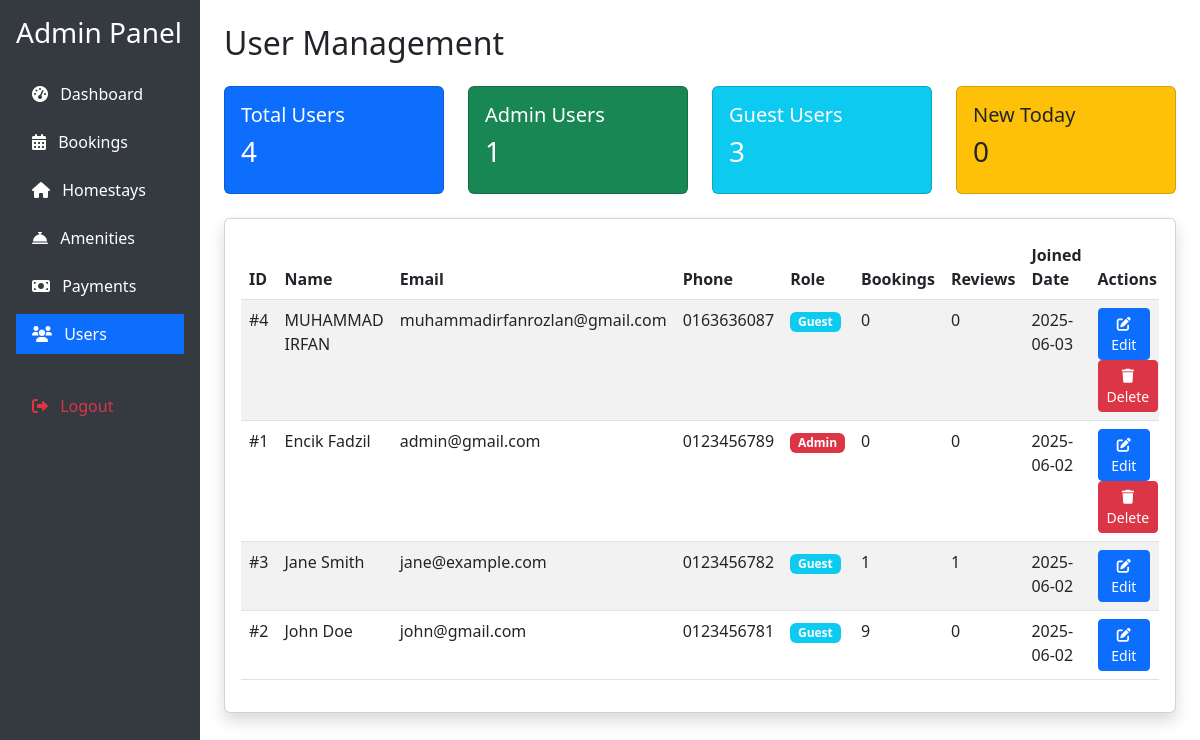
/admin_users.php (signed in), run on the app's committed database.
### tables this page shows
CREATE TABLE `users` (
  `user_id` int NOT NULL,
  `name` varchar(100) NOT NULL,
  `email` varchar(100) NOT NULL,
  `password` varchar(255) NOT NULL,
  `phone` varchar(20) DEFAULT NULL,
  `role` enum('guest','admin') DEFAULT 'guest',
  `created_at` timestamp NULL DEFAULT CURRENT_TIMESTAMP
);

### admin_users.php (the view, shortened to what this page needs)
<?php
require_once 'config.php';
$stats = $conn->query("SELECT
    COUNT(*) as total_users,
    COUNT(CASE WHEN role = 'admin' THEN 1 END) as admin_count,
    COUNT(CASE WHEN role = 'guest' THEN 1 END) as guest_count,
    COUNT(CASE WHEN DATE(created_at) = CURDATE() THEN 1 END) as new_today
FROM users");
$user_stats = $stats->fetch_assoc();
$query = "SELECT u.*,
          COUNT(DISTINCT b.booking_id) as booking_count,
          COUNT(DISTINCT r.review_id) as review_count
          FROM users u
          LEFT JOIN bookings b ON u.user_id = b.user_id
          LEFT JOIN reviews r ON b.booking_id = r.booking_id
          GROUP BY u.user_id
          ORDER BY u.created_at DESC";
$users = $conn->query($query);
?>
<!DOCTYPE html>
<html lang="en">
<head>
    <link href="https://cdn.jsdelivr.net/npm/bootstrap@5.3.0/dist/css/bootstrap.min.css" rel="stylesheet">
    <link href="https://cdnjs.cloudflare.com/ajax/libs/font-awesome/6.0.0/css/all.min.css" rel="stylesheet">
</head>
<body>
<div class="container-fluid">
    <div class="row">
        <div class="col-md-3 col-lg-2 sidebar p-3">
            <h3 class="text-white mb-4">Admin Panel</h3>
            <div class="nav flex-column">
                <a href="admin.php" class="nav-link mb-2">
                    <i class="fas fa-tachometer-alt me-2"></i> Dashboard
                </a>
                <a href="admin_bookings.php" class="nav-link mb-2">
                    <i class="fas fa-calendar-alt me-2"></i> Bookings
                </a>
                <a href="admin_homestays.php" class="nav-link mb-2">
                    <i class="fas fa-home me-2"></i> Homestays
                </a>
                <a href="admin_amenities.php" class="nav-link mb-2">
                    <i class="fas fa-concierge-bell me-2"></i> Amenities
                </a>
                <a href="admin_payments.php" class="nav-link mb-2">
                    <i class="fas fa-money-bill me-2"></i> Payments
                </a>
                <a href="admin_users.php" class="nav-link active mb-2">
                    <i class="fas fa-users me-2"></i> Users
                </a>
                <a href="logout.php" class="nav-link mt-4 text-danger">
                    <i class="fas fa-sign-out-alt me-2"></i> Logout
                </a>
            </div>
        </div>
        <div class="col-md-9 col-lg-10 p-4">
            <h2 class="mb-4">User Management</h2>
            <div class="row mb-4">
                <div class="col-md-3">
                    <div class="card stats-card bg-primary text-white">
                        <div class="card-body">
                            <h5 class="card-title">Total Users</h5>
                            <h3><?php echo $user_stats['total_users']; ?></h3>
                        </div>
                    </div>
                </div>
                <div class="col-md-3">
                    <div class="card stats-card bg-success text-white">
                        <div class="card-body">
                            <h5 class="card-title">Admin Users</h5>
                            <h3><?php echo $user_stats['admin_count']; ?></h3>
                        </div>
                    </div>
                </div>
                <div class="col-md-3">
                    <div class="card stats-card bg-info text-white">
                        <div class="card-body">
                            <h5 class="card-title">Guest Users</h5>
                            <h3><?php echo $user_stats['guest_count']; ?></h3>
                        </div>
                    </div>
                </div>
                <div class="col-md-3">
                    <div class="card stats-card bg-warning text-dark">
                        <div class="card-body">
                            <h5 class="card-title">New Today</h5>
                            <h3><?php echo $user_stats['new_today']; ?></h3>
                        </div>
                    </div>
                </div>
            </div>
            <div class="card shadow">
                <div class="card-body">
                    <div class="table-responsive">
                        <table class="table table-striped">
                            <thead>
                                <tr>
                                    <th>ID</th>
                                    <th>Name</th>
                                    <th>Email</th>
                                    <th>Phone</th>
                                    <th>Role</th>
                                    <th>Bookings</th>
                                    <th>Reviews</th>
                                    <th>Joined Date</th>
                                    <th>Actions</th>
                                </tr>
                            </thead>
                            <tbody>
                                <?php while ($user = $users->fetch_assoc()): ?>
                                    <tr>
                                        <td>#<?php echo $user['user_id']; ?></td>
                                        <td><?php echo htmlspecialchars($user['name']); ?></td>
                                        <td><?php echo htmlspecialchars($user['email']); ?></td>
                                        <td><?php echo htmlspecialchars($user['phone']); ?></td>
                                        <td>
                                            <span class="badge bg-<?php echo $user['role'] === 'admin' ? 'danger' : 'info'; ?>">
                                                <?php echo ucfirst($user['role']); ?>
                                            </span>
                                        </td>
                                        <td><?php echo $user['booking_count']; ?></td>
                                        <td><?php echo $user['review_count']; ?></td>
                                        <td><?php echo date('Y-m-d', strtotime($user['created_at'])); ?></td>
                                        <td>
                                            <button class="btn btn-sm btn-primary me-2" data-bs-toggle="modal" data-bs-target="#editUserModal<?php echo $user['user_id']; ?>">
                                                <i class="fas fa-edit"></i> Edit
                                            </button>
                                            <?php if ($user['booking_count'] == 0): ?>
                                                <button class="btn btn-sm btn-danger" onclick="deleteUser(<?php echo $user['user_id']; ?>)">
                                                    <i class="fas fa-trash"></i> Delete
                                                </button>
                                            <?php endif; ?>
                                        </td>
                                    </tr>
                                <?php endwhile; ?>
                            </tbody>
                        </table>
                    </div>
                </div>
            </div>
        </div>
    </div>
</div>
</body>
</html>

### admin_users.php (style rules this page uses)
.sidebar { min-height: 100vh; background-color: #343a40; }
.nav-link { color: #fff; }
.nav-link.active { background-color: #0d6efd; }
.stats-card { transition: transform 0.2s; }

### data on the page
users: user_id "4", name "MUHAMMAD IRFAN", email "muhammadirfanrozlan@gmail.com", phone "0163636087", role "Guest", booking_count "0", review_count "0", created_at "2025-06-03"
users: user_id "1", name "Encik Fadzil", email "admin@gmail.com", phone "0123456789", role "Admin", booking_count "0", review_count "0", created_at "2025-06-02"
users: user_id "3", name "Jane Smith", email "jane@example.com", phone "0123456782", role "Guest", booking_count "1", review_count "1", created_at "2025-06-02"
users: user_id "2", name "John Doe", email "john@gmail.com", phone "0123456781", role "Guest", booking_count "9", review_count "0", created_at "2025-06-02"

### other printed values
$user_stats['total_users'] "4"
$user_stats['admin_count'] "1"
$user_stats['guest_count'] "3"
$user_stats['new_today'] "0"
